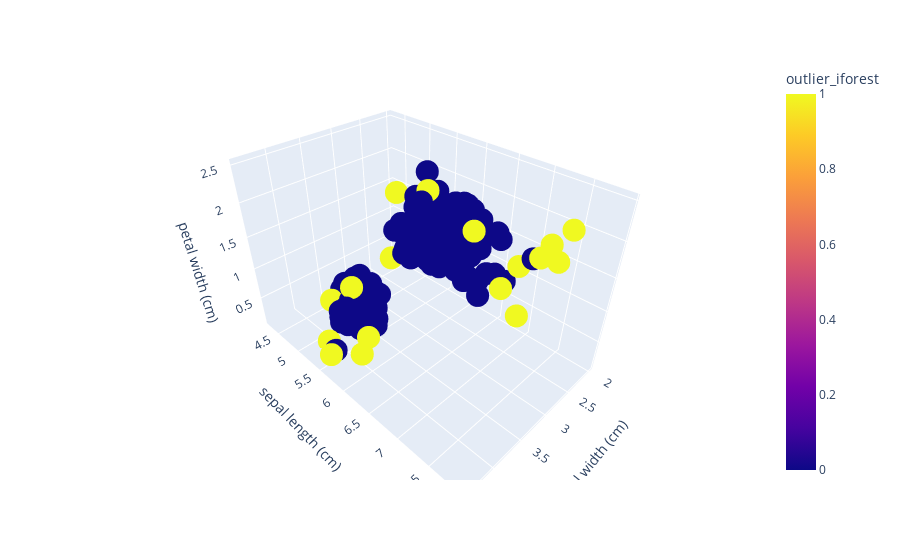

Notebook source saved alongside this figure:
### Code cell
import plotly.express as px
fig = px.scatter_3d(df, x='sepal width (cm)', y='sepal length (cm)', z='petal width (cm)',
              color='outlier_iforest')
fig.show()

### Figure 1 — Plotly figure (JSON) as saved in the notebook; plotly's stock layout.template omitted (floating-point values rounded to 4 significant figures; data arrays with more than 128 entries replaced by an {"elided": "..."} marker saying what was removed)
{"data": [{"hovertemplate": "sepal width (cm)=%{x}<br>sepal length (cm)=%{y}<br>petal width (cm)=%{z}<br>outlier_iforest=%{marker.color}<extra></extra>", "legendgroup": "", "marker": {"color": {"elided": "150 int values"}, "coloraxis": "coloraxis", "symbol": "circle"}, "mode": "markers", "name": "", "scene": "scene", "showlegend": false, "type": "scatter3d", "x": {"elided": "150 float values"}, "y": {"elided": "150 float values"}, "z": {"elided": "150 float values"}}], "layout": {"coloraxis": {"colorbar": {"title": {"text": "outlier_iforest"}}, "colorscale": [[0, "#0d0887"], [0.1111, "#46039f"], [0.2222, "#7201a8"], [0.3333, "#9c179e"], [0.4444, "#bd3786"], [0.5556, "#d8576b"], [0.6667, "#ed7953"], [0.7778, "#fb9f3a"], [0.8889, "#fdca26"], [1, "#f0f921"]]}, "legend": {"tracegroupgap": 0}, "margin": {"t": 60}, "scene": {"domain": {"x": [0, 1], "y": [0, 1]}, "xaxis": {"title": {"text": "sepal width (cm)"}}, "yaxis": {"title": {"text": "sepal length (cm)"}}, "zaxis": {"title": {"text": "petal width (cm)"}}}}}
